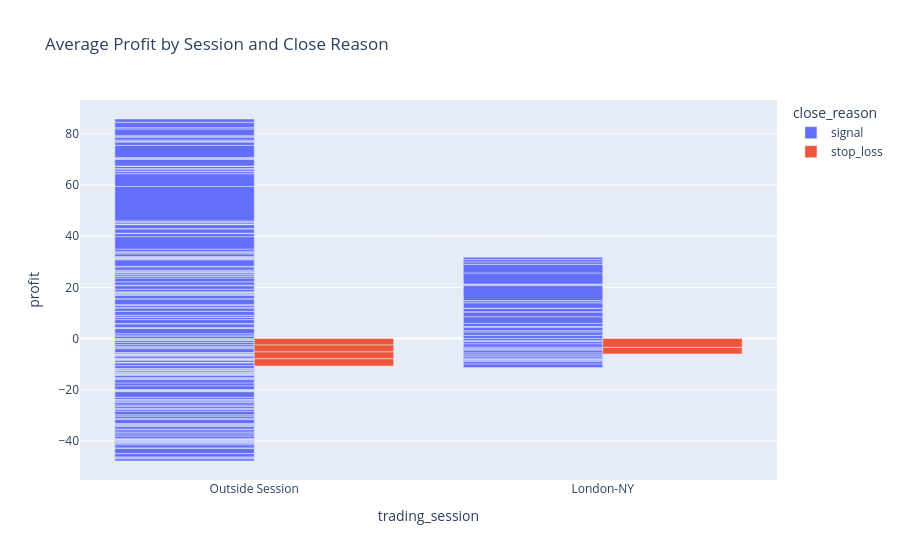

The notebook cell saved with this chart:
### Code cell
# Analyze close reasons by session
close_reason_analysis = pd.crosstab(df['trading_session'], df['close_reason'])
print("\nClose Reasons by Session:")
print(close_reason_analysis)

# Average profit by close reason and session
avg_profit_by_reason = df.groupby(['trading_session', 'close_reason'])['profit'].agg(['mean', 'count']).round(2)
print("\nAverage Profit by Close Reason and Session:")
print(avg_profit_by_reason)

# Plot average profit by close reason and session
fig = px.bar(df, x='trading_session', y='profit', color='close_reason',
             title='Average Profit by Session and Close Reason',
             barmode='group')
fig.show()

### Figure 1 — Plotly figure (JSON) as saved in the notebook; plotly's stock layout.template omitted (floating-point values rounded to 4 significant figures; data arrays with more than 128 entries replaced by an {"elided": "..."} marker saying what was removed)
{"data": [{"alignmentgroup": "True", "hovertemplate": "close_reason=signal<br>trading_session=%{x}<br>profit=%{y}<extra></extra>", "legendgroup": "signal", "marker": {"color": "#636efa", "pattern": {"shape": ""}}, "name": "signal", "offsetgroup": "signal", "orientation": "v", "showlegend": true, "textposition": "auto", "type": "bar", "x": {"elided": "216 str values"}, "xaxis": "x", "y": {"elided": "216 float values"}, "yaxis": "y"}, {"alignmentgroup": "True", "hovertemplate": "close_reason=stop_loss<br>trading_session=%{x}<br>profit=%{y}<extra></extra>", "legendgroup": "stop_loss", "marker": {"color": "#EF553B", "pattern": {"shape": ""}}, "name": "stop_loss", "offsetgroup": "stop_loss", "orientation": "v", "showlegend": true, "textposition": "auto", "type": "bar", "x": ["Outside Session", "London-NY", "London-NY", "Outside Session", "Outside Session", "Outside Session"], "xaxis": "x", "y": [-2.55, -3.47, -2.53, -2.68, -2.69, -2.8], "yaxis": "y"}], "layout": {"barmode": "group", "legend": {"title": {"text": "close_reason"}, "tracegroupgap": 0}, "title": {"text": "Average Profit by Session and Close Reason"}, "xaxis": {"anchor": "y", "domain": [0, 1], "title": {"text": "trading_session"}}, "yaxis": {"anchor": "x", "domain": [0, 1], "title": {"text": "profit"}}}}
